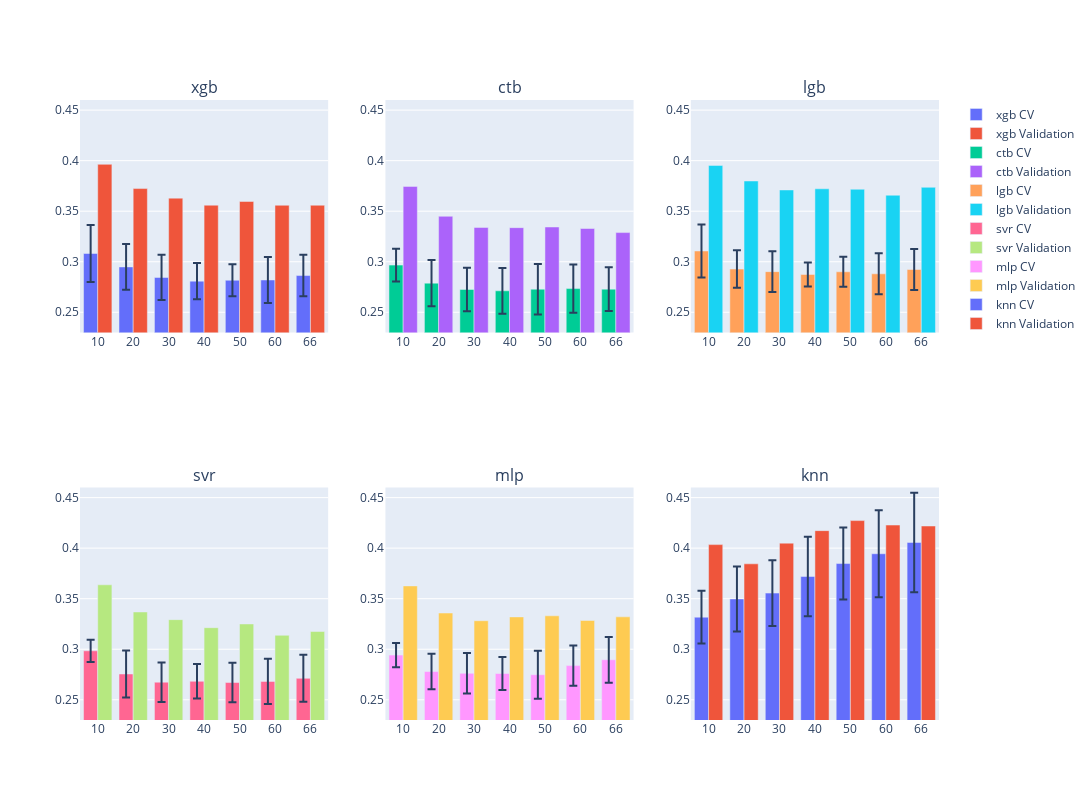

This figure's notebook cell:
### Code cell
md.plot_model_scores(cv_scores, val_scores, [10, 20, 30, 40, 50, 60, 66], 3)

### Figure 1 — Plotly figure (JSON) as saved in the notebook; plotly's stock layout.template omitted (floating-point values rounded to 4 significant figures)
{"data": [{"error_y": {"array": [0.02825, 0.02267, 0.02235, 0.01798, 0.01575, 0.02279, 0.02051], "type": "data"}, "name": "xgb CV", "type": "bar", "x": ["10", "20", "30", "40", "50", "60", "66"], "xaxis": "x", "y": [0.3082, 0.2949, 0.2845, 0.2808, 0.2817, 0.2819, 0.2863], "yaxis": "y"}, {"name": "xgb Validation", "type": "bar", "x": ["10", "20", "30", "40", "50", "60", "66"], "xaxis": "x", "y": [0.3964, 0.3724, 0.3629, 0.356, 0.3596, 0.3559, 0.3559], "yaxis": "y"}, {"error_y": {"array": [0.01624, 0.02296, 0.02156, 0.02263, 0.02498, 0.02391, 0.02165], "type": "data"}, "name": "ctb CV", "type": "bar", "x": ["10", "20", "30", "40", "50", "60", "66"], "xaxis": "x2", "y": [0.2967, 0.2788, 0.2726, 0.2712, 0.2729, 0.2735, 0.2729], "yaxis": "y2"}, {"name": "ctb Validation", "type": "bar", "x": ["10", "20", "30", "40", "50", "60", "66"], "xaxis": "x2", "y": [0.3746, 0.345, 0.3339, 0.3337, 0.3344, 0.3329, 0.3288], "yaxis": "y2"}, {"error_y": {"array": [0.02632, 0.01854, 0.02024, 0.01186, 0.01491, 0.02025, 0.02033], "type": "data"}, "name": "lgb CV", "type": "bar", "x": ["10", "20", "30", "40", "50", "60", "66"], "xaxis": "x3", "y": [0.3106, 0.2928, 0.2902, 0.2874, 0.2901, 0.288, 0.2923], "yaxis": "y3"}, {"name": "lgb Validation", "type": "bar", "x": ["10", "20", "30", "40", "50", "60", "66"], "xaxis": "x3", "y": [0.3953, 0.3799, 0.371, 0.3721, 0.3717, 0.3658, 0.3736], "yaxis": "y3"}, {"error_y": {"array": [0.01098, 0.02326, 0.01951, 0.01702, 0.01955, 0.02234, 0.02321], "type": "data"}, "name": "svr CV", "type": "bar", "x": ["10", "20", "30", "40", "50", "60", "66"], "xaxis": "x4", "y": [0.2985, 0.2755, 0.2674, 0.2683, 0.2671, 0.2682, 0.2712], "yaxis": "y4"}, {"name": "svr Validation", "type": "bar", "x": ["10", "20", "30", "40", "50", "60", "66"], "xaxis": "x4", "y": [0.3637, 0.3369, 0.3293, 0.3213, 0.325, 0.3138, 0.3175], "yaxis": "y4"}, {"error_y": {"array": [0.01196, 0.01763, 0.02, 0.0163, 0.02377, 0.0199, 0.02263], "type": "data"}, "name": "mlp CV", "type": "bar", "x": ["10", "20", "30", "40", "50", "60", "66"], "xaxis": "x5", "y": [0.2942, 0.278, 0.2762, 0.276, 0.2748, 0.2838, 0.2896], "yaxis": "y5"}, {"name": "mlp Validation", "type": "bar", "x": ["10", "20", "30", "40", "50", "60", "66"], "xaxis": "x5", "y": [0.3626, 0.3358, 0.3282, 0.332, 0.3331, 0.3284, 0.332], "yaxis": "y5"}, {"error_y": {"array": [0.02615, 0.03214, 0.03256, 0.03925, 0.03561, 0.04305, 0.04919], "type": "data"}, "name": "knn CV", "type": "bar", "x": ["10", "20", "30", "40", "50", "60", "66"], "xaxis": "x6", "y": [0.3317, 0.3497, 0.3556, 0.372, 0.3848, 0.3945, 0.4057], "yaxis": "y6"}, {"name": "knn Validation", "type": "bar", "x": ["10", "20", "30", "40", "50", "60", "66"], "xaxis": "x6", "y": [0.4035, 0.3845, 0.4049, 0.4173, 0.4273, 0.4229, 0.4219], "yaxis": "y6"}], "layout": {"annotations": [{"font": {"size": 16}, "showarrow": false, "text": "xgb", "x": 0.1444, "xanchor": "center", "xref": "paper", "y": 1, "yanchor": "bottom", "yref": "paper"}, {"font": {"size": 16}, "showarrow": false, "text": "ctb", "x": 0.5, "xanchor": "center", "xref": "paper", "y": 1, "yanchor": "bottom", "yref": "paper"}, {"font": {"size": 16}, "showarrow": false, "text": "lgb", "x": 0.8556, "xanchor": "center", "xref": "paper", "y": 1, "yanchor": "bottom", "yref": "paper"}, {"font": {"size": 16}, "showarrow": false, "text": "svr", "x": 0.1444, "xanchor": "center", "xref": "paper", "y": 0.375, "yanchor": "bottom", "yref": "paper"}, {"font": {"size": 16}, "showarrow": false, "text": "mlp", "x": 0.5, "xanchor": "center", "xref": "paper", "y": 0.375, "yanchor": "bottom", "yref": "paper"}, {"font": {"size": 16}, "showarrow": false, "text": "knn", "x": 0.8556, "xanchor": "center", "xref": "paper", "y": 0.375, "yanchor": "bottom", "yref": "paper"}], "barmode": "group", "height": 800, "showlegend": true, "width": 1500, "xaxis": {"anchor": "y", "domain": [0, 0.2889]}, "xaxis2": {"anchor": "y2", "domain": [0.3556, 0.6444]}, "xaxis3": {"anchor": "y3", "domain": [0.7111, 1]}, "xaxis4": {"anchor": "y4", "domain": [0, 0.2889]}, "xaxis5": {"anchor": "y5", "domain": [0.3556, 0.6444]}, "xaxis6": {"anchor": "y6", "domain": [0.7111, 1]}, "yaxis": {"anchor": "x", "domain": [0.625, 1], "range": [0.23, 0.46]}, "yaxis2": {"anchor": "x2", "domain": [0.625, 1], "range": [0.23, 0.46]}, "yaxis3": {"anchor": "x3", "domain": [0.625, 1], "range": [0.23, 0.46]}, "yaxis4": {"anchor": "x4", "domain": [0, 0.375], "range": [0.23, 0.46]}, "yaxis5": {"anchor": "x5", "domain": [0, 0.375], "range": [0.23, 0.46]}, "yaxis6": {"anchor": "x6", "domain": [0, 0.375], "range": [0.23, 0.46]}}}
